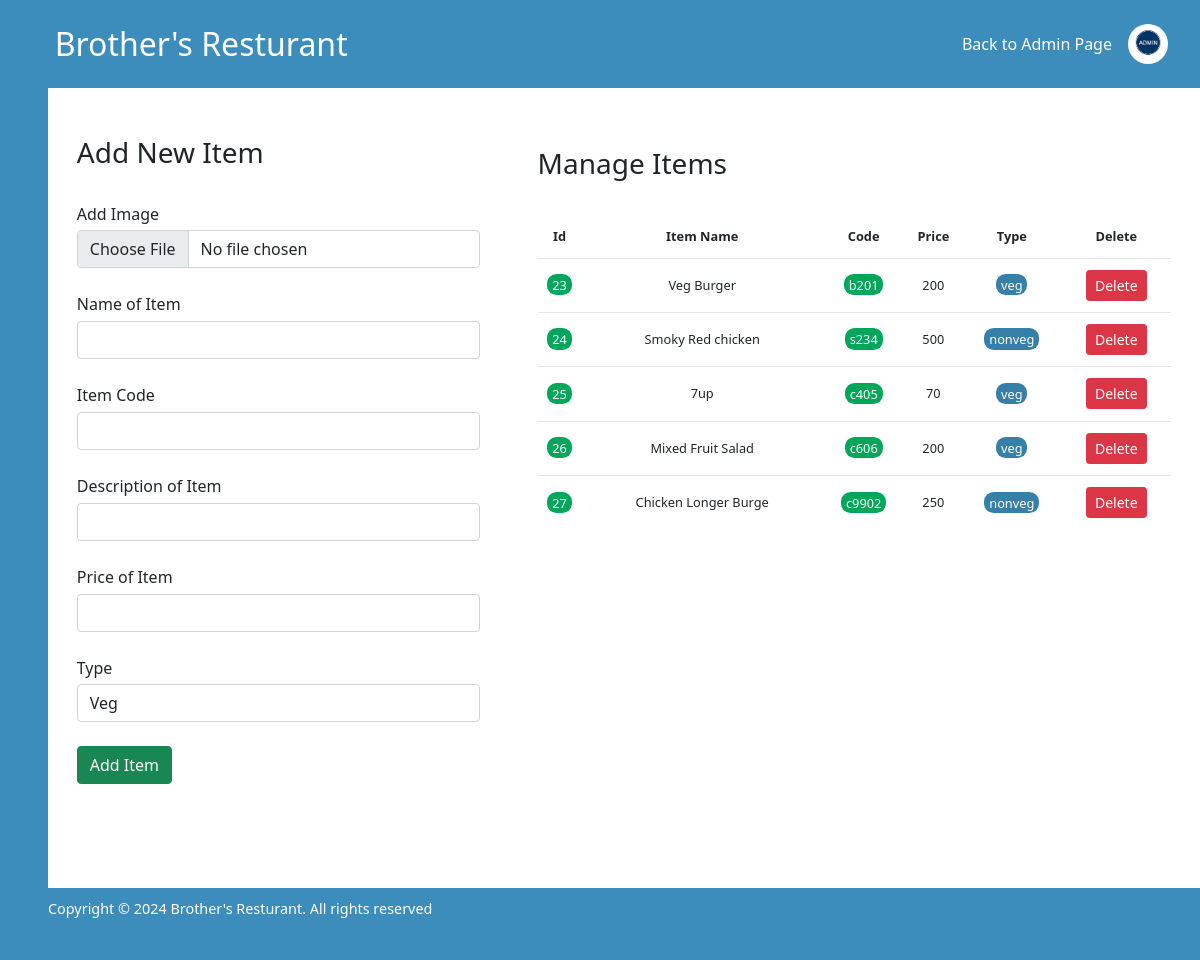
Page /storeadditems.php on the committed database.
### tables this page shows
CREATE TABLE `menu` (
  `id` int(5) NOT NULL,
  `image` varchar(100) NOT NULL,
  `iname` varchar(20) NOT NULL,
  `description` varchar(100) NOT NULL,
  `price` int(5) NOT NULL,
  `type` varchar(100) NOT NULL,
  `code` varchar(20) NOT NULL
);

### storeadditems.php (the view, shortened to what this page needs)
<?php
include "connection.php";
?>
<!DOCTYPE html>
<html lang="en">
<head>
    <link href="https://cdn.jsdelivr.net/npm/bootstrap@5.0.2/dist/css/bootstrap.min.css" rel="stylesheet"
>
</head>
<body>
    <header>
        <a href="admin.php" class="logo">Brother's Resturant</a>
        <div class="admin_profile">
            <a style="text-decoration:none;color:white;" href="admin.php">Back to Admin Page</a>
            <div class='widt:20%' class="img">
                <img src="admin.jfif" alt="" />
            </div>
        </div>
    </header>
    <main style='display:flex;'>
        <div class="side" style="width:4%;background-color: rgb(60, 141, 188);min-height:100vh;">
        </div>
        <div class="add " style='display:flex;justify-content:space-around;width:96%'>
            <form action="<?php echo $_SERVER['PHP_SELF'];?>" style="width:35%;margin:3rem 0;" enctype="multipart/form-data" method="post">
                <h3 style="margin-bottom:2rem;">Add New Item</h3>
                <label for="image">Add Image</label><br>
                <input type="file" name="imgfile" class="form-control"><br>
                <label for="name">Name of Item</label><br>
                <input type="text" name="imgname" class="form-control"><br>
                <label for="name">Item Code</label><br>
                <input type="text" name="code" class="form-control"><br>
                <label for="desc">Description of Item</label><br>
                <input type="text" name="desc" class="form-control"><br>
                <label for="price">Price of Item</label><br>
                <input type="number" name="price" class="form-control"><br>
                <label>Type</label><br>
                <select name="type" id="type" class="form-control">
                    <option value="veg">Veg</option>
                </select><br>
                <button type="submit" name="submit" class="btn btn-success">Add Item</button>
            </form>
            <div class="next" style='width:55%;margin:1.5rem 0;'>
            <h3 style='margin:2.2rem 0;'>Manage Items</h3>
                <?php
$sql="SELECT * FROM menu";
$result=$conn->query($sql);
if($result->num_rows>0){
    echo"<table class=' mt-4' style='width:100%'>
    <tr >
    <th>Id</th>
    <th>Item Name</th>
    <th>Code</th>
    <th>Price</th>
    <th>Type</th>
    <th>Delete</th>
    </tr>";
    while($row=$result->fetch_assoc()){
    echo"<tr>
    <td ><span class='screen_cell'>" .$row["id"]."</span></td>
    <td>" .htmlspecialchars($row["iname"])."</td>
    <td><span class='screen_cell'>" .htmlspecialchars($row["code"])."</span></td>
    <td>" .$row["price"]."</td>
    <td><span class='time_cell'>" .htmlspecialchars($row["type"])."</span></td>
    <td>
    <a href='storeadditems.php?delete_id=" . $row["id"]."'class='btn btn-danger btn-sm' >Delete</a>
    </td>
    </tr>";
    }
    echo"</table>";
    }else{
    echo "0 results";
    }
    ?>
            </div>
        </div>
    </main>
    <div class="side" style="width:100%;background-color: rgb(60, 141, 188);min-height:9vh;
    color:white;font-size:0.9rem;padding-left:4%;padding-top:0.6rem;">
        Copyright © 2024 Brother's Resturant. All rights reserved
    </div>
</body>
</html>

### storeadditems.php (style rules this page uses)
table { width: 93%; padding: 1rem; font-size: 0.8rem; }
th { text-align: start; }
th, tr, td { padding: 0.7rem 0; text-align: center; }
td { border-top: 1px solid rgb(229, 229, 229); }
.screen_cell { background-color: #00A65A; color: white; border-radius: 0.6rem; padding: 0.1rem 0.3rem; }
.time_cell { background-color: #367FA9; color: white; border-radius: 0.6rem; padding: 0.1rem 0.3rem; }
header { display: flex; justify-content: space-between; height: 11vh; background-color: rgb(60, 141, 188); padding: 0 2rem; align-items: center; color: white; margin: 0; }
header a { text-decoration: none; color: white; }
header img { height: 40px; width: 40px; border-radius: 50%; }
.logo { font-size: 2rem; margin-left:2%; }
label { margin-bottom:0.3rem; }
.admin_profile { width: 20%; display: flex; align-items: center; justify-content: end; gap: 1rem; }

### rows in the picture
menu: id "23", iname "Veg Burger", code "b201", price "200", type "veg"
menu: id "24", iname "Smoky Red chicken", code "s234", price "500", type "nonveg"
menu: id "25", iname "7up", code "c405", price "70", type "veg"
menu: id "26", iname "Mixed Fruit Salad", code "c606", price "200", type "veg"
menu: id "27", iname "Chicken Longer Burge", code "c9902", price "250", type "nonveg"
